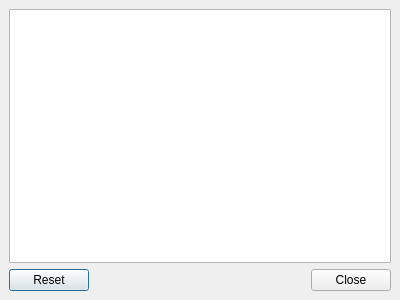
<ui version="4.0" >
 <comment>
   Copyright (c) 2006-2007, Johan Thelin
   
   All rights reserved.
   
   Redistribution and use in source and binary forms, with or without modification, 
   are permitted provided that the following conditions are met:
   
       * Redistributions of source code must retain the above copyright notice, 
         this list of conditions and the following disclaimer.
       * Redistributions in binary form must reproduce the above copyright notice,  
         this list of conditions and the following disclaimer in the documentation 
         and/or other materials provided with the distribution.
       * Neither the name of APress nor the names of its contributors 
         may be used to endorse or promote products derived from this software 
         without specific prior written permission.
   
   THIS SOFTWARE IS PROVIDED BY THE COPYRIGHT HOLDERS AND CONTRIBUTORS
   "AS IS" AND ANY EXPRESS OR IMPLIED WARRANTIES, INCLUDING, BUT NOT
   LIMITED TO, THE IMPLIED WARRANTIES OF MERCHANTABILITY AND FITNESS FOR
   A PARTICULAR PURPOSE ARE DISCLAIMED. IN NO EVENT SHALL THE COPYRIGHT OWNER OR
   CONTRIBUTORS BE LIABLE FOR ANY DIRECT, INDIRECT, INCIDENTAL, SPECIAL,
   EXEMPLARY, OR CONSEQUENTIAL DAMAGES (INCLUDING, BUT NOT LIMITED TO,
   PROCUREMENT OF SUBSTITUTE GOODS OR SERVICES; LOSS OF USE, DATA, OR
   PROFITS; OR BUSINESS INTERRUPTION) HOWEVER CAUSED AND ON ANY THEORY OF
   LIABILITY, WHETHER IN CONTRACT, STRICT LIABILITY, OR TORT (INCLUDING
   NEGLIGENCE OR OTHERWISE) ARISING IN ANY WAY OUT OF THE USE OF THIS
   SOFTWARE, EVEN IF ADVISED OF THE POSSIBILITY OF SUCH DAMAGE.
 </comment>
 <class>TextDialog</class>
 <widget class="QDialog" name="TextDialog" >
  <property name="geometry" >
   <rect>
    <x>0</x>
    <y>0</y>
    <width>400</width>
    <height>300</height>
   </rect>
  </property>
  <property name="windowTitle" >
   <string>Threading Demonstration</string>
  </property>
  <layout class="QGridLayout" >
   <property name="margin" >
    <number>9</number>
   </property>
   <property name="spacing" >
    <number>6</number>
   </property>
   <item row="0" column="0" >
    <widget class="QListWidget" name="listWidget" />
   </item>
   <item row="1" column="0" >
    <widget class="QDialogButtonBox" name="buttonBox" >
     <property name="orientation" >
      <enum>Qt::Horizontal</enum>
     </property>
     <property name="standardButtons" >
      <set>QDialogButtonBox::Close|QDialogButtonBox::NoButton|QDialogButtonBox::Reset</set>
     </property>
    </widget>
   </item>
  </layout>
 </widget>
 <resources/>
 <connections>
  <connection>
   <sender>buttonBox</sender>
   <signal>rejected()</signal>
   <receiver>TextDialog</receiver>
   <slot>reject()</slot>
   <hints>
    <hint type="sourcelabel" >
     <x>291</x>
     <y>264</y>
    </hint>
    <hint type="destinationlabel" >
     <x>286</x>
     <y>274</y>
    </hint>
   </hints>
  </connection>
 </connections>
</ui>
